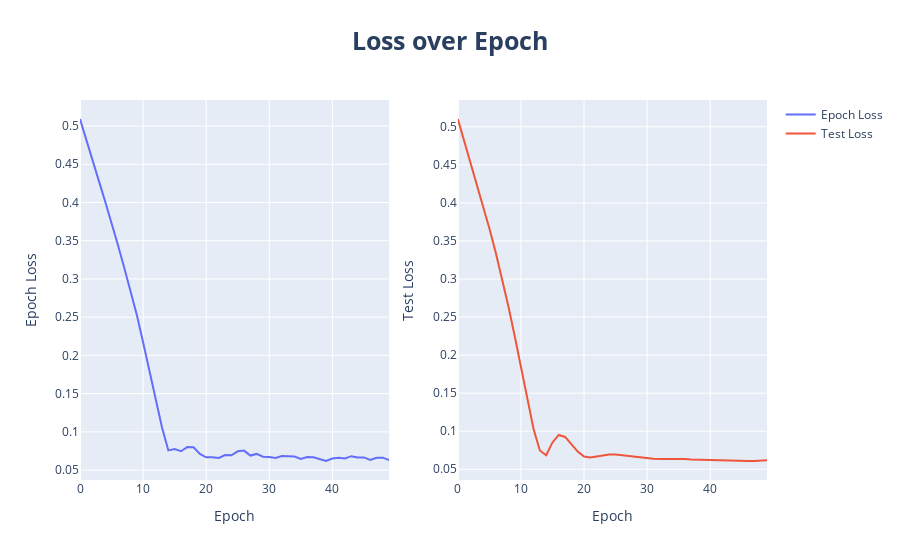

Notebook code cell kept with this figure:
### Code cell
# Create a subplot with 1 row and 2 columns
fig = make_subplots(rows=1, cols=2)
# Add the line chart to both subplots
fig.add_trace(
    go.Scatter(
        x=ep_data.index, y=ep_data["Epoch Loss"], mode="lines", name="Epoch Loss"
    ),
    row=1,
    col=1,
)
fig.add_trace(
    go.Scatter(
        x=test_data.index, y=test_data["Test Loss"], mode="lines", name="Test Loss"
    ),
    row=1,
    col=2,
)
# Update axis labels
fig.update_xaxes(title_text="Epoch", row=1, col=1)
fig.update_xaxes(title_text="Epoch", row=1, col=2)
fig.update_yaxes(title_text="Epoch Loss", row=1, col=1)
fig.update_yaxes(title_text="Test Loss", row=1, col=2)
# Set subplot layout
fig.update_layout(
    title="Loss over Epoch",
    title_x=0.5,
    title_font=dict(size=25, weight="bold"),
    showlegend=True,
)
# Show the plot
fig.show()

### Figure 1 — Plotly figure (JSON) as saved in the notebook; plotly's stock layout.template omitted (floating-point values rounded to 4 significant figures)
{"data": [{"mode": "lines", "name": "Epoch Loss", "type": "scatter", "x": [0, 1, 2, 3, 4, 5, 6, 7, 8, 9, 10, 11, 12, 13, 14, 15, 16, 17, 18, 19, 20, 21, 22, 23, 24, 25, 26, 27, 28, 29, 30, 31, 32, 33, 34, 35, 36, 37, 38, 39, 40, 41, 42, 43, 44, 45, 46, 47, 48, 49], "xaxis": "x", "y": [0.5092, 0.4811, 0.4541, 0.4279, 0.4009, 0.3734, 0.3447, 0.315, 0.2835, 0.253, 0.2171, 0.1799, 0.1417, 0.1057, 0.07575, 0.07745, 0.07467, 0.08004, 0.07974, 0.07116, 0.06663, 0.06679, 0.06591, 0.06976, 0.06931, 0.07453, 0.07548, 0.06903, 0.07117, 0.06754, 0.06715, 0.06591, 0.06828, 0.06767, 0.06782, 0.06457, 0.06705, 0.06683, 0.06387, 0.06189, 0.06507, 0.06603, 0.0651, 0.06822, 0.06651, 0.06663, 0.06336, 0.06622, 0.06629, 0.0631], "yaxis": "y"}, {"mode": "lines", "name": "Test Loss", "type": "scatter", "x": [0, 1, 2, 3, 4, 5, 6, 7, 8, 9, 10, 11, 12, 13, 14, 15, 16, 17, 18, 19, 20, 21, 22, 23, 24, 25, 26, 27, 28, 29, 30, 31, 32, 33, 34, 35, 36, 37, 38, 39, 40, 41, 42, 43, 44, 45, 46, 47, 48, 49], "xaxis": "x2", "y": [0.5102, 0.4817, 0.4535, 0.4253, 0.3964, 0.3664, 0.3348, 0.301, 0.2645, 0.2254, 0.1842, 0.1422, 0.103, 0.07472, 0.06837, 0.08528, 0.09507, 0.09244, 0.08344, 0.07322, 0.06683, 0.0655, 0.0667, 0.06804, 0.0693, 0.06939, 0.06845, 0.06719, 0.06612, 0.06526, 0.06428, 0.0637, 0.06349, 0.06351, 0.06391, 0.0641, 0.06338, 0.06275, 0.06245, 0.06227, 0.06218, 0.062, 0.06189, 0.06166, 0.06133, 0.06104, 0.06088, 0.06097, 0.06124, 0.06186], "yaxis": "y2"}], "layout": {"showlegend": true, "title": {"font": {"size": 25, "weight": "bold"}, "text": "Loss over Epoch", "x": 0.5}, "xaxis": {"anchor": "y", "domain": [0, 0.45], "title": {"text": "Epoch"}}, "xaxis2": {"anchor": "y2", "domain": [0.55, 1], "title": {"text": "Epoch"}}, "yaxis": {"anchor": "x", "domain": [0, 1], "title": {"text": "Epoch Loss"}}, "yaxis2": {"anchor": "x2", "domain": [0, 1], "title": {"text": "Test Loss"}}}}
